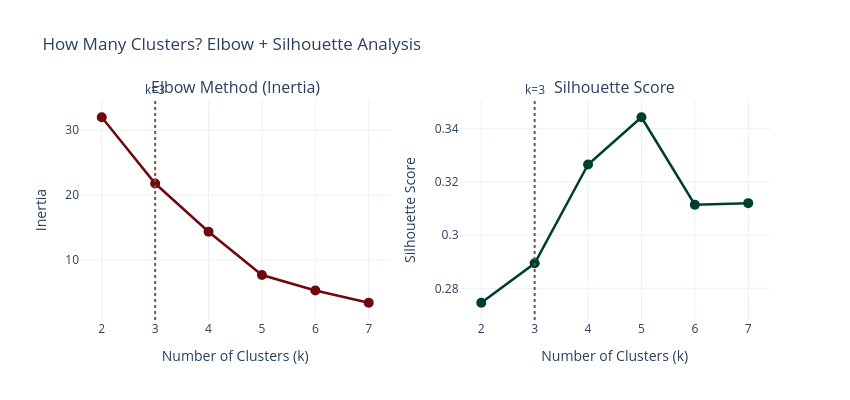

The notebook cell saved with this chart:
### Markdown cell above
### 3.2 — Choosing k: The Elbow Method

The **elbow method** runs k-means for k = 2, 3, 4, ..., and plots the **inertia** (sum of squared distances from each point to its cluster center). We look for the "elbow" — the point where adding more clusters gives diminishing returns.

> **💡 Teaching Moment:** Inertia always decreases as k increases (at k = n, inertia = 0). The elbow is where the *rate of decrease* slows sharply. There's no single "correct" answer — it's a judgment call guided by domain knowledge.

### Code cell
# Step 3.2: Elbow method
k_range = range(2, 8)
inertias = []
silhouettes = []

for k in k_range:
    km = KMeans(n_clusters=k, random_state=42, n_init=10)
    km.fit(X_scaled)
    inertias.append(km.inertia_)
    sil = silhouette_score(X_scaled, km.labels_)
    silhouettes.append(sil)
    print(f"k={k}: Inertia={km.inertia_:.2f}, Silhouette={sil:.3f}")

# Plot elbow curve
fig = make_subplots(rows=1, cols=2, subplot_titles=['Elbow Method (Inertia)', 'Silhouette Score'])

fig.add_trace(go.Scatter(
    x=list(k_range), y=inertias,
    mode='lines+markers', marker=dict(size=10, color='#6f070f'),
    line=dict(width=2.5), name='Inertia'
), row=1, col=1)

fig.add_trace(go.Scatter(
    x=list(k_range), y=silhouettes,
    mode='lines+markers', marker=dict(size=10, color='#003e2f'),
    line=dict(width=2.5), name='Silhouette'
), row=1, col=2)

# Highlight k=3
fig.add_vline(x=3, line_dash='dot', line_color='#87512d', line_width=2, row=1, col=1,
              annotation_text='k=3', annotation_position='top')
fig.add_vline(x=3, line_dash='dot', line_color='#87512d', line_width=2, row=1, col=2,
              annotation_text='k=3', annotation_position='top')

fig.update_xaxes(title_text='Number of Clusters (k)', dtick=1)
fig.update_yaxes(title_text='Inertia', row=1, col=1)
fig.update_yaxes(title_text='Silhouette Score', row=1, col=2)
fig.update_layout(
    title='How Many Clusters? Elbow + Silhouette Analysis',
    template='plotly_white', width=850, height=400, showlegend=False
)
fig.show()

print("\n📊 Interpretation:")
print("  • The elbow plot shows a moderate bend around k=3")
print("  • Silhouette scores increase through k=5, but k=3 is a reasonable starting point")
print("  • With only 12 data points, more than 3–4 clusters would over-segment the data")
print("  → We'll proceed with k=3 (interpretable and defensible)")

### Figure 1 — Plotly figure (JSON) as saved in the notebook; plotly's stock layout.template omitted (floating-point values rounded to 4 significant figures)
{"data": [{"line": {"width": 2.5}, "marker": {"color": "#6f070f", "size": 10}, "mode": "lines+markers", "name": "Inertia", "type": "scatter", "x": [2, 3, 4, 5, 6, 7], "xaxis": "x", "y": [32.0, 21.79, 14.37, 7.704, 5.324, 3.44], "yaxis": "y"}, {"line": {"width": 2.5}, "marker": {"color": "#003e2f", "size": 10}, "mode": "lines+markers", "name": "Silhouette", "type": "scatter", "x": [2, 3, 4, 5, 6, 7], "xaxis": "x2", "y": [0.2746, 0.2894, 0.3266, 0.3443, 0.3114, 0.312], "yaxis": "y2"}], "layout": {"annotations": [{"font": {"size": 16}, "showarrow": false, "text": "Elbow Method (Inertia)", "x": 0.225, "xanchor": "center", "xref": "paper", "y": 1, "yanchor": "bottom", "yref": "paper"}, {"font": {"size": 16}, "showarrow": false, "text": "Silhouette Score", "x": 0.775, "xanchor": "center", "xref": "paper", "y": 1, "yanchor": "bottom", "yref": "paper"}, {"showarrow": false, "text": "k=3", "x": 3, "xanchor": "center", "xref": "x", "y": 1, "yanchor": "bottom", "yref": "y domain"}, {"showarrow": false, "text": "k=3", "x": 3, "xanchor": "center", "xref": "x2", "y": 1, "yanchor": "bottom", "yref": "y2 domain"}], "height": 400, "shapes": [{"line": {"color": "#87512d", "dash": "dot", "width": 2}, "type": "line", "x0": 3, "x1": 3, "xref": "x", "y0": 0, "y1": 1, "yref": "y domain"}, {"line": {"color": "#87512d", "dash": "dot", "width": 2}, "type": "line", "x0": 3, "x1": 3, "xref": "x2", "y0": 0, "y1": 1, "yref": "y2 domain"}], "showlegend": false, "title": {"text": "How Many Clusters? Elbow + Silhouette Analysis"}, "width": 850, "xaxis": {"anchor": "y", "domain": [0, 0.45], "dtick": 1, "title": {"text": "Number of Clusters (k)"}}, "xaxis2": {"anchor": "y2", "domain": [0.55, 1], "dtick": 1, "title": {"text": "Number of Clusters (k)"}}, "yaxis": {"anchor": "x", "domain": [0, 1], "title": {"text": "Inertia"}}, "yaxis2": {"anchor": "x2", "domain": [0, 1], "title": {"text": "Silhouette Score"}}}}
